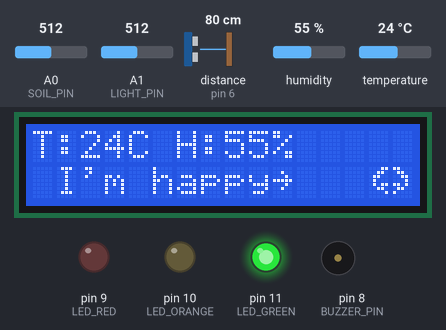
This sketch was run on a simulated Arduino Uno, built with avr-gcc and run on an emulated ATmega328P. Shown: 16×2 character LCD, output pins drawn as LEDs (lit = HIGH), buzzer (waves = sounding). Wiring (inferred from the names in the program): ultrasonic range finder: trigger pin 5; echo pin 6. The inputs (shaded band) are chosen by the test bench; at power-on: distance to the obstacle (sensor on pin 6) 80 cm, A0 (SOIL_PIN) = 512, humidity 55 %, A1 (LIGHT_PIN) = 512, temperature 24 °C. The echo pulse lasts 58.3 µs per cm; random numbers use the default seed unless the sketch sets one; pins used as bus, display or sensor lines are not drawn; what the sketch prints to the serial monitor is not drawn.

Above: at 4.4 s.
4.5 s: distance to the obstacle (sensor on pin 6) set to 2 cm
At 9.7 s:
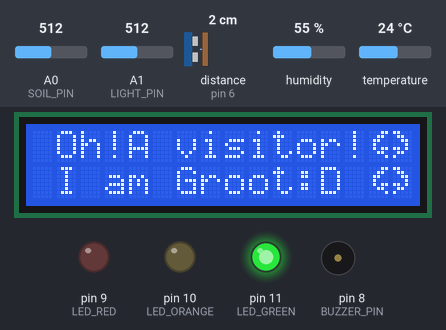
12.3 s: A0 (SOIL_PIN) set to 591
17.5 s: A0 (SOIL_PIN) set to 618
At 20.5 s:
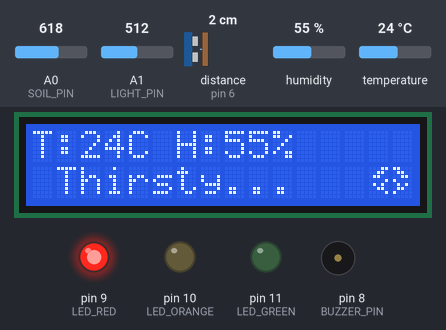
25.3 s: A0 (SOIL_PIN) set to 290
At 29.9 s:
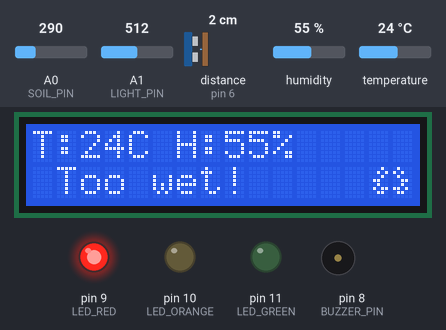
31.1 s: humidity set to 22 %
At 35.4 s:
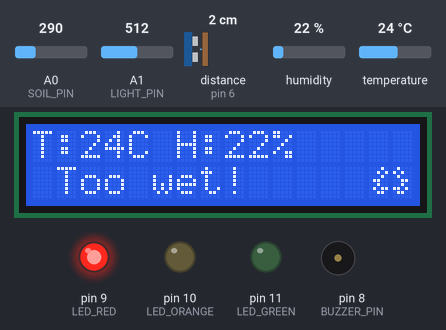
36.5 s: A0 (SOIL_PIN) set to 315
At 38.8 s:
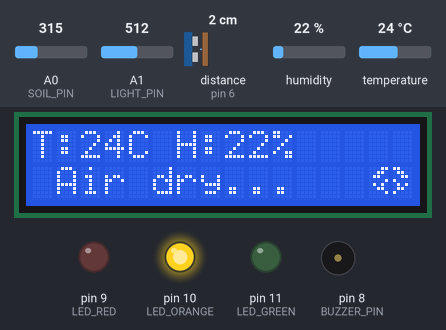
Timing chart, 0 to 50.3 s (numbered marks = the images above; inputs shaded):
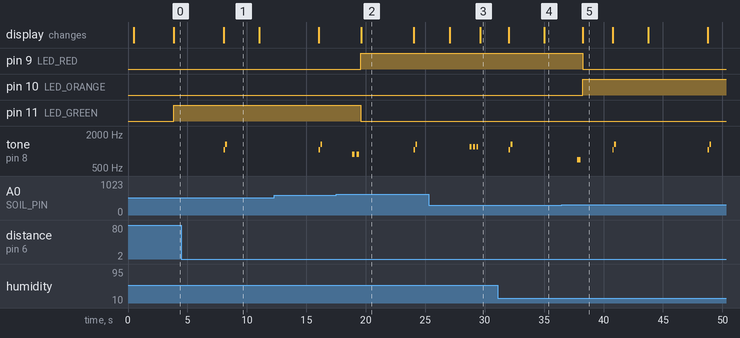

The sketch:

iamgroot_v3.ino
```cpp
/*
  =============================================
  아이엠 그루트 (I Am Groot) v3
  팀: 아두이노 오브 갤럭시 (14조)
  =============================================
  [v3 변경사항]
  - 표정 2칸으로 확장 (14~15번 위치)
  - 표정 디테일 개선
  - 환영 메시지에 웃는 표정 추가
  =============================================
*/

#include <Wire.h>
#include <LiquidCrystal_I2C.h>
#include <DHT.h>

LiquidCrystal_I2C lcd(0x27, 16, 2);

#define DHT_PIN     7
#define DHT_TYPE    DHT11
DHT dht(DHT_PIN, DHT_TYPE);

#define SOIL_PIN      A0
#define LIGHT_PIN     A1
#define LED_RED        9
#define LED_ORANGE    10
#define LED_GREEN     11
#define BUZZER_PIN     8
#define TRIG_PIN       5
#define ECHO_PIN       6

#define SOIL_DRY      600
#define SOIL_WET      300
#define LIGHT_DARK    800
#define TEMP_HOT      28.0
#define TEMP_COLD     15.0
#define HUMID_DRY     30.0

#define GREET_DIST_CM   20
#define GREET_COOLDOWN  8000
#define GREET_SHOW_MS   3000

enum State { OVERWATER, THIRSTY, HOT, COLD, DARK, AIR_DRY, HAPPY };

State currentState  = HAPPY;
State prevState     = HAPPY;
unsigned long lastCheck     = 0;
unsigned long lastGreetTime = 0;
bool          greeting      = false;
unsigned long greetStart    = 0;
const unsigned long CHECK_INTERVAL = 3000;

// ─── 커스텀 캐릭터 (좌/우 2칸 구성) ──────────
/*
  CGRAM 슬롯 배정:
  0 = 행복 좌    1 = 행복 우
  2 = 슬픔 좌    3 = 슬픔 우
  4 = 더위 좌    5 = 더위 우
  6 = 추위 좌    7 = 추위 우

  ※ CGRAM은 0~7번 총 8슬롯만 가능
     → 어두움/건조/과습은 행복/슬픔 슬롯 재활용
       (해당 상태에선 happy/sad 문자를 다르게 씀)
*/

// 😊 행복 좌 (눈 ^, 볼)
byte happyL[8] = {
  B00011,  //    **
  B00110,  //   **
  B01100,  //  **
  B01000,  //  *
  B01011,  //  * **
  B00110,  //   **
  B00001,  //      *
  B00000
};

// 😊 행복 우 (눈 ^, 볼)
byte happyR[8] = {
  B11000,  // **
  B01100,  //  **
  B00110,  //   **
  B00010,  //    *
  B11010,  // ** *
  B01100,  //  **
  B10000,  // *
  B00000
};

// 😢 슬픔 좌 (눈 ㅠ, 눈물)
byte sadL[8] = {
  B00011,  //    **
  B00110,  //   **
  B01100,  //  **
  B00001,  //      *
  B01010,  //  * *
  B00110,  //   **
  B00001,  //      *
  B00000
};

// 😢 슬픔 우
byte sadR[8] = {
  B11000,  // **
  B01100,  //  **
  B00110,  //   **
  B10000,  // *
  B01010,  //  * *
  B01100,  //  **
  B10000,  // *
  B00000
};

// 🥵 더위 좌 (땀방울 + 찡그린 눈)
byte hotL[8] = {
  B00010,  //    *
  B00101,  //   * *
  B00010,  //    *
  B01100,  //  **
  B00100,  //   *
  B01011,  //  * **
  B00110,  //   **
  B00000
};

// 🥵 더위 우
byte hotR[8] = {
  B01000,  //  *
  B10100,  // * *
  B01000,  //  *
  B00110,  //   **
  B00100,  //   *
  B11010,  // ** *
  B01100,  //  **
  B00000
};

// 🥶 추위 좌 (떨리는 눈 + 이빨)
byte coldL[8] = {
  B01010,  //  * *
  B10101,  // * * *
  B01010,  //  * *
  B00000,
  B01111,  //  ****
  B01010,  //  * *
  B01111,  //  ****
  B00000
};

// 🥶 추위 우
byte coldR[8] = {
  B01010,  //  * *
  B10101,  // * * *
  B01010,  //  * *
  B00000,
  B11110,  // ****
  B01010,  //  * *
  B11110,  // ****
  B00000
};

// ─── 상태별 표정 출력 함수 ───────────────────
// CGRAM 슬롯이 8개뿐이라 4쌍(행복/슬픔/더위/추위)만 등록
// 어두움→슬픔, 건조→슬픔, 과습→더위 슬롯 재활용

void printFace(State state, int row) {
  switch (state) {
    case HAPPY:
      lcd.setCursor(14, row); lcd.write(byte(0));
      lcd.setCursor(15, row); lcd.write(byte(1));
      break;
    case THIRSTY:
    case DARK:
    case AIR_DRY:
      lcd.setCursor(14, row); lcd.write(byte(2));
      lcd.setCursor(15, row); lcd.write(byte(3));
      break;
    case HOT:
    case OVERWATER:
      lcd.setCursor(14, row); lcd.write(byte(4));
      lcd.setCursor(15, row); lcd.write(byte(5));
      break;
    case COLD:
      lcd.setCursor(14, row); lcd.write(byte(6));
      lcd.setCursor(15, row); lcd.write(byte(7));
      break;
  }
}

// ─── 환영 문구 (2행 각 14글자, 나머지 2칸은 표정) ──
// 14자 맞추기: "  Hello! :)   " (14자)
const char* greetLines[][2] = {
  { "  Hello! :)   ", " I am Groot~  " },
  { " Welcome!     ", " Nice 2 see u " },
  { "  Hi there~   ", " I am Groot!  " },
  { " Groot happy! ", "  Come close~ " },
  { " Oh!A visitor!", " I am Groot:D " },
};
const int GREET_COUNT = 5;

// ─────────────────────────────────────────────
void setup() {
  Serial.begin(9600);

  Serial.println(F("╔═════════════════════════════════════════╗"));
  Serial.println(F("║     I am Groot v3 - System Start        ║"));
  Serial.println(F("║     팀: 아두이노 오브 갤럭시 (14조)      ║"));
  Serial.println(F("╚═════════════════════════════════════════╝"));

  pinMode(LED_RED,    OUTPUT);
  pinMode(LED_ORANGE, OUTPUT);
  pinMode(LED_GREEN,  OUTPUT);
  pinMode(BUZZER_PIN, OUTPUT);
  pinMode(TRIG_PIN,   OUTPUT);
  pinMode(ECHO_PIN,   INPUT);

  digitalWrite(LED_RED,    LOW);
  digitalWrite(LED_ORANGE, LOW);
  digitalWrite(LED_GREEN,  LOW);
  digitalWrite(TRIG_PIN,   LOW);

  lcd.begin(16, 2);
  lcd.backlight();

  // CGRAM 등록 (8슬롯 전부 사용)
  lcd.createChar(0, happyL);
  lcd.createChar(1, happyR);
  lcd.createChar(2, sadL);
  lcd.createChar(3, sadR);
  lcd.createChar(4, hotL);
  lcd.createChar(5, hotR);
  lcd.createChar(6, coldL);
  lcd.createChar(7, coldR);

  dht.begin();
  randomSeed(analogRead(A3));

  showBootScreen();
  delay(2000);

  Serial.println(F("초기화 완료. 측정 시작합니다."));
  Serial.print(F("※ 환영 감지 거리: "));
  Serial.print(GREET_DIST_CM);
  Serial.println(F("cm 이하"));
  Serial.println();
}

// ─────────────────────────────────────────────
void loop() {
  unsigned long now = millis();
  long dist = measureDistance();

  if (dist > 0
      && dist <= GREET_DIST_CM
      && !greeting
      && (now - lastGreetTime >= GREET_COOLDOWN)) {
    startGreeting(dist, now);
  }

  if (greeting && (now - greetStart >= GREET_SHOW_MS)) {
    greeting = false;
    updateLCD(currentState, dht.readTemperature(), dht.readHumidity());
  }

  if (now - lastCheck >= CHECK_INTERVAL) {
    lastCheck = now;

    int   soilValue  = analogRead(SOIL_PIN);
    int   lightValue = analogRead(LIGHT_PIN);
    float temp       = dht.readTemperature();
    float humid      = dht.readHumidity();

    if (isnan(temp) || isnan(humid)) {
      Serial.println(F("[!] DHT11 읽기 실패"));
      return;
    }

    if      (soilValue  <= SOIL_WET)    currentState = OVERWATER;
    else if (soilValue  >= SOIL_DRY)    currentState = THIRSTY;
    else if (temp       >= TEMP_HOT)    currentState = HOT;
    else if (temp       <= TEMP_COLD)   currentState = COLD;
    else if (lightValue >= LIGHT_DARK)  currentState = DARK;
    else if (humid      <= HUMID_DRY)   currentState = AIR_DRY;
    else                                currentState = HAPPY;

    printLog(soilValue, lightValue, temp, humid, dist);

    if (currentState != prevState) {
      printStateChange(prevState, currentState);
      if (currentState != HAPPY) playAlert(currentState);
      prevState = currentState;
    }

    if (!greeting) updateLCD(currentState, temp, humid);
    updateLED(currentState);
  }
}

// ─── 초음파 거리 측정 ────────────────────────
long measureDistance() {
  digitalWrite(TRIG_PIN, LOW);
  delayMicroseconds(2);
  digitalWrite(TRIG_PIN, HIGH);
  delayMicroseconds(10);
  digitalWrite(TRIG_PIN, LOW);
  long duration = pulseIn(ECHO_PIN, HIGH, 30000);
  if (duration == 0) return -1;
  return duration / 58;
}

// ─── 환영 시작 (웃는 표정 2칸 포함) ─────────
void startGreeting(long dist, unsigned long now) {
  greeting      = true;
  greetStart    = now;
  lastGreetTime = now;

  int idx = random(GREET_COUNT);

  lcd.clear();

  // 1행: 문구(14자) + 웃는 표정 좌우
  lcd.setCursor(0, 0);
  lcd.print(greetLines[idx][0]);   // 14자
  lcd.setCursor(14, 0); lcd.write(byte(0));  // 행복 좌
  lcd.setCursor(15, 0); lcd.write(byte(1));  // 행복 우

  // 2행: 문구(14자) + 웃는 표정 좌우
  lcd.setCursor(0, 1);
  lcd.print(greetLines[idx][1]);   // 14자
  lcd.setCursor(14, 1); lcd.write(byte(0));  // 행복 좌
  lcd.setCursor(15, 1); lcd.write(byte(1));  // 행복 우

  // 경쾌한 환영음
  tone(BUZZER_PIN, 1047, 120); delay(160);
  tone(BUZZER_PIN, 1319, 150); delay(200);
  noTone(BUZZER_PIN);

  Serial.println(F("╔═════════════════════════════════════════╗"));
  Serial.println(F("║            👋 방문자 감지!              ║"));
  Serial.println(F("╠═════════════════════════════════════════╣"));
  Serial.print(F("║  감지 거리 : "));
  Serial.print(dist);
  Serial.println(F(" cm"));

  String msg = String(greetLines[idx][0]); msg.trim();
  Serial.print(F("║  메시지    : ")); Serial.print(msg);
  Serial.print(F(" / "));
  msg = String(greetLines[idx][1]); msg.trim();
  Serial.println(msg);

  Serial.println(F("╚═════════════════════════════════════════╝"));
  Serial.println();
}

// ─── LCD 식물 상태 표시 ──────────────────────
void updateLCD(State state, float temp, float humid) {
  if (isnan(temp) || isnan(humid)) return;

  lcd.clear();

  // 1행: 온습도 (최대 13자) + 여백
  lcd.setCursor(0, 0);
  lcd.print("T:");
  lcd.print((int)temp);
  lcd.print("C H:");
  lcd.print((int)humid);
  lcd.print("%");

  // 2행: 상태 메시지 (13자) + 표정 2칸
  lcd.setCursor(0, 1);
  switch (state) {
    case HAPPY:     lcd.print(" I'm happy~  "); break;  // 13자
    case THIRSTY:   lcd.print(" Thirsty...  "); break;
    case HOT:       lcd.print(" Too hot!    "); break;
    case COLD:      lcd.print(" Too cold!   "); break;
    case DARK:      lcd.print(" Dark zzz... "); break;
    case AIR_DRY:   lcd.print(" Air dry...  "); break;
    case OVERWATER: lcd.print(" Too wet!    "); break;
  }

  // 2행 14~15칸에 표정 출력
  printFace(state, 1);
}

// ─── LED 제어 ────────────────────────────────
void updateLED(State state) {
  digitalWrite(LED_RED,    LOW);
  digitalWrite(LED_ORANGE, LOW);
  digitalWrite(LED_GREEN,  LOW);
  switch (state) {
    case OVERWATER: case THIRSTY: case HOT: case COLD:
      digitalWrite(LED_RED,    HIGH); break;
    case DARK: case AIR_DRY:
      digitalWrite(LED_ORANGE, HIGH); break;
    case HAPPY:
      digitalWrite(LED_GREEN,  HIGH); break;
  }
}

// ─── 부저 알림음 ─────────────────────────────
void playAlert(State state) {
  switch (state) {
    case THIRSTY:
      tone(BUZZER_PIN, 880,  200); delay(350);
      tone(BUZZER_PIN, 880,  200); delay(350); break;
    case HOT:
      tone(BUZZER_PIN, 1500, 300); delay(450); break;
    case COLD:
      tone(BUZZER_PIN, 300,  400); delay(550); break;
    case DARK:
      tone(BUZZER_PIN, 500,  400); delay(550); break;
    case AIR_DRY:
      tone(BUZZER_PIN, 700,  300); delay(450); break;
    case OVERWATER:
      tone(BUZZER_PIN, 1200, 150); delay(280);
      tone(BUZZER_PIN, 1200, 150); delay(280);
      tone(BUZZER_PIN, 1200, 150); delay(280); break;
    default: break;
  }
  noTone(BUZZER_PIN);
}

// ─── 시리얼 로그 ─────────────────────────────
void printLog(int soil, int light, float temp, float humid, long dist) {
  unsigned long sec = millis() / 1000;

  Serial.println(F("┌─────────────────────────────────────────┐"));
  Serial.print(F("│ [I am Groot] 측정 "));
  Serial.print(sec / 60); Serial.print(F("분 "));
  Serial.print(sec % 60); Serial.println(F("초"));
  Serial.println(F("├─────────────────────────────────────────┤"));

  Serial.print(F("│ 토양 습도  : ")); Serial.print(soil);
  Serial.print(F("\t[")); Serial.print(getSoilStatus(soil)); Serial.println(F("]"));

  Serial.print(F("│ 조도       : ")); Serial.print(light);
  Serial.print(F("\t[")); Serial.print(getLightStatus(light)); Serial.println(F("]"));

  Serial.print(F("│ 온도       : ")); Serial.print(temp, 1);
  Serial.print(F("C\t[")); Serial.print(getTempStatus(temp)); Serial.println(F("]"));

  Serial.print(F("│ 공기 습도  : ")); Serial.print(humid, 1);
  Serial.print(F("%\t[")); Serial.print(getHumidStatus(humid)); Serial.println(F("]"));

  Serial.print(F("│ 초음파     : "));
  if (dist < 0) Serial.println(F("측정 불가"));
  else { Serial.print(dist); Serial.println(F(" cm")); }

  Serial.println(F("├─────────────────────────────────────────┤"));
  Serial.print(F("│ 현재 상태  : ")); Serial.println(stateToString(currentState));
  Serial.print(F("│ LED 상태   : ")); Serial.println(getLedStatus(currentState));
  Serial.println(F("└─────────────────────────────────────────┘"));
  Serial.println();
}

void printStateChange(State from, State to) {
  Serial.println(F("*** 상태 변경 ***"));
  Serial.print(stateToString(from));
  Serial.print(F(" -> "));
  Serial.println(stateToString(to));
  Serial.println();
}

const char* stateToString(State s) {
  switch (s) {
    case HAPPY:     return "편안해요 ^_^";
    case THIRSTY:   return "목말라요 (물 부족)";
    case HOT:       return "더워요 (고온)";
    case COLD:      return "추워요 (저온)";
    case DARK:      return "어두워요 (빛 부족)";
    case AIR_DRY:   return "건조해요 (공기 건조)";
    case OVERWATER: return "물이 너무 많아요 (과습)";
  }
  return "알 수 없음";
}

const char* getLedStatus(State s) {
  switch (s) {
    case OVERWATER: case THIRSTY: case HOT: case COLD: return "빨강 (위험)";
    case DARK: case AIR_DRY:                           return "주황 (주의)";
    case HAPPY:                                        return "초록 (정상)";
  }
  return "알 수 없음";
}

const char* getSoilStatus(int v) {
  if (v <= SOIL_WET)  return "과습";
  if (v >= SOIL_DRY)  return "건조";
  return "적정";
}

const char* getLightStatus(int v) {
  if (v >= LIGHT_DARK) return "어두움";
  if (v <= 300)        return "매우 밝음";
  return "적정";
}

const char* getTempStatus(float v) {
  if (v >= TEMP_HOT)  return "높음";
  if (v <= TEMP_COLD) return "낮음";
  return "적정";
}

const char* getHumidStatus(float v) {
  if (v <= HUMID_DRY) return "건조";
  if (v >= 70.0)      return "매우 습함";
  return "적정";
}

void showBootScreen() {
  lcd.clear();
  lcd.setCursor(3, 0);
  lcd.print("I am Groot");
  lcd.setCursor(0, 1);
  lcd.print("  Loading...  ");
}
```

Measured:
- the behaviour switches between 599 and 600 on A0 (SOIL_PIN) (found by bisection; images 1 and 2)
- the behaviour switches between 300 and 301 on A0 (SOIL_PIN) (found by bisection; images 4 and 5)
- after the input at 4.5 s, tone on pin 8 (BUZZER_PIN): silent → 1047 Hz after 3.5 s, → silent 0.12 s later, → 1319 Hz 0.04 s later, → silent 0.15 s later; the display: changes after 3.5 s (image 1)
- after the input at 17.5 s, pin 9 (LED_RED): LOW → HIGH after 2.1 s; pin 11 (LED_GREEN): HIGH → LOW after 2.1 s
- after the input at 25.3 s, tone on pin 8 (BUZZER_PIN): alternates 1200 Hz for 0.15 s and silent for 0.13 s, 6 changes in all, then stays silent, starting after 3.5 s
- after the input at 36.5 s, pin 9 (LED_RED): HIGH → LOW after 1.8 s; pin 10 (LED_ORANGE): LOW → HIGH after 1.8 s
- what the display in image 1 shows lasts 3.0 s, from 8.0 s to 11.0 s
